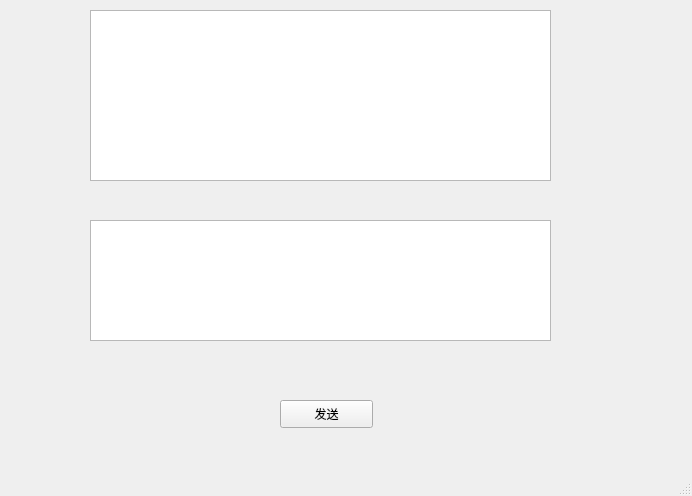
<?xml version="1.0" encoding="UTF-8"?>
<ui version="4.0">
 <class>MainWindow</class>
 <widget class="QMainWindow" name="MainWindow">
  <property name="geometry">
   <rect>
    <x>0</x>
    <y>0</y>
    <width>692</width>
    <height>496</height>
   </rect>
  </property>
  <property name="windowTitle">
   <string>MainWindow</string>
  </property>
  <widget class="QWidget" name="centralwidget">
   <widget class="QTextEdit" name="record">
    <property name="geometry">
     <rect>
      <x>90</x>
      <y>10</y>
      <width>461</width>
      <height>171</height>
     </rect>
    </property>
   </widget>
   <widget class="QPushButton" name="pushButton">
    <property name="geometry">
     <rect>
      <x>280</x>
      <y>400</y>
      <width>93</width>
      <height>28</height>
     </rect>
    </property>
    <property name="text">
     <string>发送</string>
    </property>
   </widget>
   <widget class="QTextEdit" name="msg">
    <property name="geometry">
     <rect>
      <x>90</x>
      <y>220</y>
      <width>461</width>
      <height>121</height>
     </rect>
    </property>
   </widget>
  </widget>
  <widget class="QMenuBar" name="menubar">
   <property name="geometry">
    <rect>
     <x>0</x>
     <y>0</y>
     <width>692</width>
     <height>26</height>
    </rect>
   </property>
  </widget>
  <widget class="QStatusBar" name="statusbar"/>
 </widget>
 <resources/>
 <connections/>
</ui>
